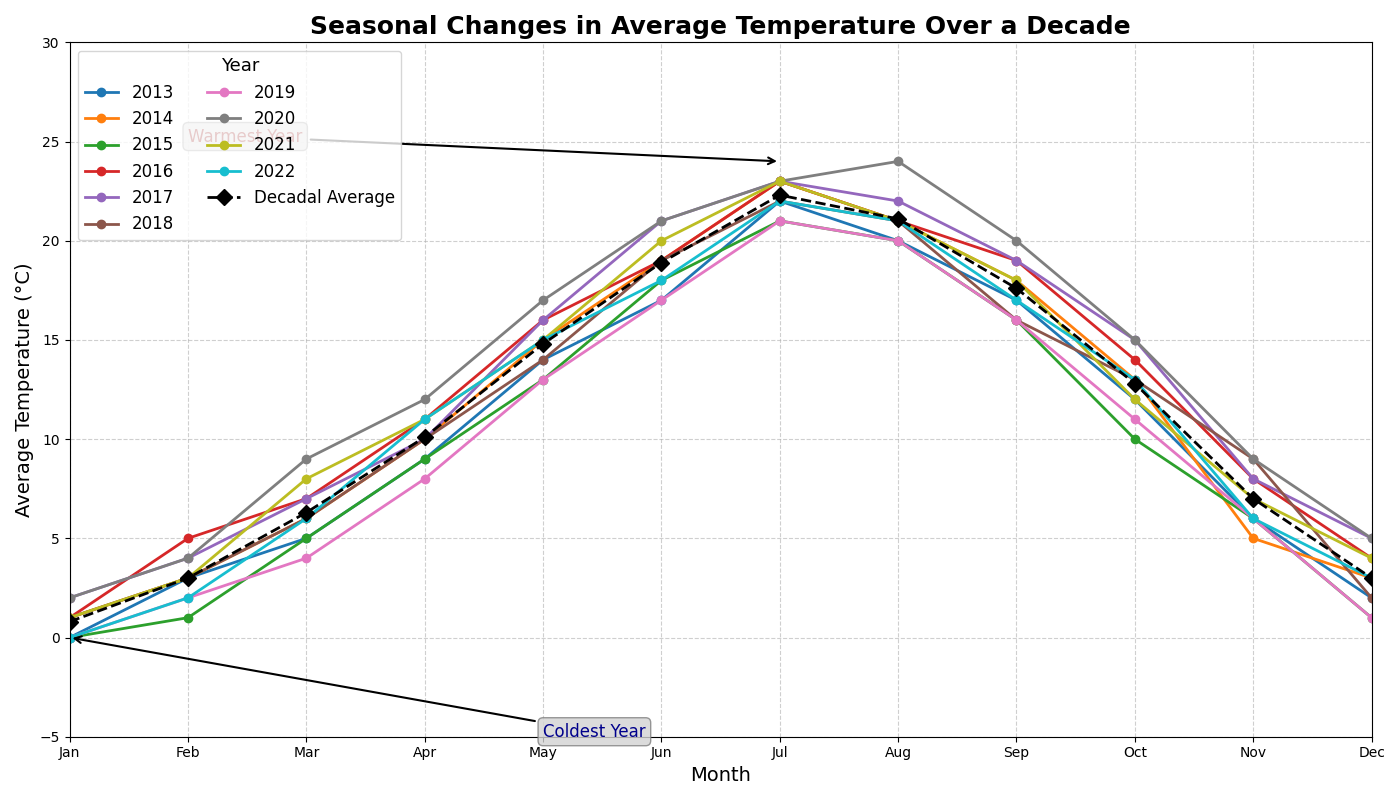

Python code for this plot:
import matplotlib.pyplot as plt
import numpy as np

# Define the years and months
years = np.arange(2013, 2023)
months = np.arange(1, 13)

# Randomly alter contents in some data groups while preserving the structure
monthly_temps = np.array([
    [0, 3, 5, 9, 14, 17, 22, 20, 17, 12, 6, 2],  # Changed March temperature
    [1, 3, 6, 10, 15, 19, 23, 21, 18, 13, 5, 3], # Changed November temperature
    [0, 1, 5, 9, 13, 18, 21, 20, 16, 10, 6, 1],  # Changed February and October temperatures
    [1, 5, 7, 11, 16, 19, 23, 21, 19, 14, 8, 4], # Changed February and July temperatures
    [2, 4, 7, 10, 16, 21, 23, 22, 19, 15, 8, 5], # Changed April temperature
    [1, 3, 6, 10, 14, 19, 22, 21, 16, 13, 9, 2], # Changed May and November temperatures
    [0, 2, 4, 8, 13, 17, 21, 20, 16, 11, 6, 1],  # Changed March and June temperatures
    [2, 4, 9, 12, 17, 21, 23, 24, 20, 15, 9, 5], # Changed July temperature
    [1, 3, 8, 11, 15, 20, 23, 21, 18, 12, 7, 4], # Changed March and April temperatures
    [0, 2, 6, 11, 15, 18, 22, 21, 17, 13, 6, 3]  # Changed June and November temperatures
])

# Average temperatures over the decade for each month
average_temps = np.mean(monthly_temps, axis=0)

# Set up the plot
fig, ax = plt.subplots(figsize=(14, 8))

# Plot each year's data
for i, year in enumerate(years):
    ax.plot(months, monthly_temps[i], marker='o', linestyle='-', linewidth=2, markersize=6, label=f'{year}')

# Plot the average temperatures
ax.plot(months, average_temps, marker='D', linestyle='--', color='black', linewidth=2, markersize=8, label='Decadal Average', zorder=10)

# Add title and labels
ax.set_title('Seasonal Changes in Average Temperature Over a Decade', fontsize=18, fontweight='bold')
ax.set_xlabel('Month', fontsize=14)
ax.set_ylabel('Average Temperature (°C)', fontsize=14)

# Customize the x-axis to display month names
ax.set_xticks(months)
ax.set_xticklabels(['Jan', 'Feb', 'Mar', 'Apr', 'May', 'Jun', 'Jul', 'Aug', 'Sep', 'Oct', 'Nov', 'Dec'])

# Add grid for better readability
ax.grid(True, linestyle='--', alpha=0.6)

# Highlight specific insights
ax.annotate('Warmest Year', xy=(7, 24), xytext=(2, 25),
            arrowprops=dict(facecolor='black', arrowstyle='->', lw=1.5),
            fontsize=12, color='darkred', bbox=dict(boxstyle="round,pad=0.3", edgecolor='gray', facecolor='lightgrey', alpha=0.8))

ax.annotate('Coldest Year', xy=(1, 0), xytext=(5, -5),
            arrowprops=dict(facecolor='black', arrowstyle='->', lw=1.5),
            fontsize=12, color='darkblue', bbox=dict(boxstyle="round,pad=0.3", edgecolor='gray', facecolor='lightgrey', alpha=0.8))

# Set axis limits
ax.set_xlim(1, 12)
ax.set_ylim(-5, 30)

# Add a legend to the plot
ax.legend(loc='upper left', fontsize=12, ncol=2, title='Year', title_fontsize='13')

plt.tight_layout()

plt.show()
